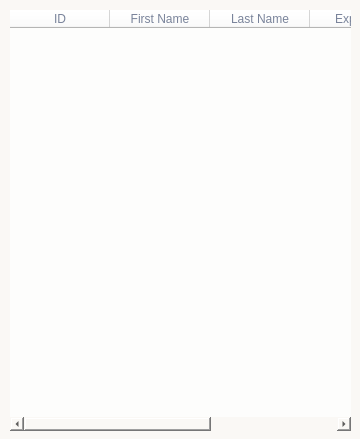
<?xml version="1.0" encoding="UTF-8"?>
<ui version="4.0">
 <class>SelectAuthor</class>
 <widget class="QDialog" name="SelectAuthor">
  <property name="geometry">
   <rect>
    <x>0</x>
    <y>0</y>
    <width>360</width>
    <height>439</height>
   </rect>
  </property>
  <property name="windowTitle">
   <string>Dialog</string>
  </property>
  <property name="styleSheet">
   <string notr="true">background-color: rgb(250, 248, 245);</string>
  </property>
  <widget class="QTableWidget" name="tableWidget">
   <property name="geometry">
    <rect>
     <x>10</x>
     <y>10</y>
     <width>341</width>
     <height>421</height>
    </rect>
   </property>
   <property name="styleSheet">
    <string notr="true">color: rgb(121, 131, 154);
background-color: rgb(253, 253, 252);
border-radius: 12px;
font: 10pt &quot;Comic Sans MS&quot;;</string>
   </property>
   <column>
    <property name="text">
     <string>ID</string>
    </property>
   </column>
   <column>
    <property name="text">
     <string>First Name</string>
    </property>
   </column>
   <column>
    <property name="text">
     <string>Last Name</string>
    </property>
   </column>
   <column>
    <property name="text">
     <string>Expertise</string>
    </property>
   </column>
   <column>
    <property name="text">
     <string>About</string>
    </property>
   </column>
  </widget>
 </widget>
 <resources/>
 <connections/>
</ui>
